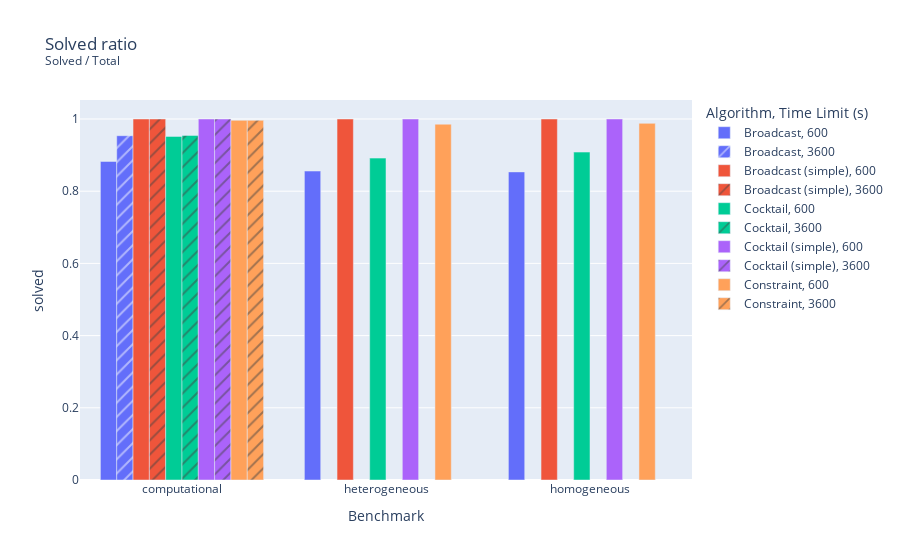

Source (notebook cell):
### Code cell
fig = plot.plot_boxy(
    df_grouped["solved"].mean(),
    x="group",
    y="solved",
    color="modular_algorithm",
    pattern_shape="time_limit",
    barmode="group",
    title="Solved ratio<br><sup>Solved / Total</sup>",
)
fig.show()

### Figure 1 — Plotly figure (JSON) as saved in the notebook; plotly's stock layout.template omitted (floating-point values rounded to 4 significant figures)
{"data": [{"alignmentgroup": "True", "hovertemplate": "Algorithm=Broadcast<br>Time Limit (s)=600<br>Benchmark=%{x}<br>solved=%{y}<extra></extra>", "legendgroup": "Broadcast, 600", "marker": {"color": "#636efa", "pattern": {"shape": ""}}, "name": "Broadcast, 600", "offsetgroup": "Broadcast, 600", "orientation": "v", "showlegend": true, "textposition": "auto", "type": "bar", "x": ["computational", "heterogeneous", "homogeneous"], "xaxis": "x", "y": [0.8824, 0.8558, 0.8535], "yaxis": "y"}, {"alignmentgroup": "True", "hovertemplate": "Algorithm=Broadcast<br>Time Limit (s)=3600<br>Benchmark=%{x}<br>solved=%{y}<extra></extra>", "legendgroup": "Broadcast, 3600", "marker": {"color": "#636efa", "pattern": {"shape": "/"}}, "name": "Broadcast, 3600", "offsetgroup": "Broadcast, 3600", "orientation": "v", "showlegend": true, "textposition": "auto", "type": "bar", "x": ["computational"], "xaxis": "x", "y": [0.9537], "yaxis": "y"}, {"alignmentgroup": "True", "hovertemplate": "Algorithm=Broadcast (simple)<br>Time Limit (s)=600<br>Benchmark=%{x}<br>solved=%{y}<extra></extra>", "legendgroup": "Broadcast (simple), 600", "marker": {"color": "#EF553B", "pattern": {"shape": ""}}, "name": "Broadcast (simple), 600", "offsetgroup": "Broadcast (simple), 600", "orientation": "v", "showlegend": true, "textposition": "auto", "type": "bar", "x": ["computational", "heterogeneous", "homogeneous"], "xaxis": "x", "y": [1, 1, 1], "yaxis": "y"}, {"alignmentgroup": "True", "hovertemplate": "Algorithm=Broadcast (simple)<br>Time Limit (s)=3600<br>Benchmark=%{x}<br>solved=%{y}<extra></extra>", "legendgroup": "Broadcast (simple), 3600", "marker": {"color": "#EF553B", "pattern": {"shape": "/"}}, "name": "Broadcast (simple), 3600", "offsetgroup": "Broadcast (simple), 3600", "orientation": "v", "showlegend": true, "textposition": "auto", "type": "bar", "x": ["computational"], "xaxis": "x", "y": [1], "yaxis": "y"}, {"alignmentgroup": "True", "hovertemplate": "Algorithm=Cocktail<br>Time Limit (s)=600<br>Benchmark=%{x}<br>solved=%{y}<extra></extra>", "legendgroup": "Cocktail, 600", "marker": {"color": "#00cc96", "pattern": {"shape": ""}}, "name": "Cocktail, 600", "offsetgroup": "Cocktail, 600", "orientation": "v", "showlegend": true, "textposition": "auto", "type": "bar", "x": ["computational", "heterogeneous", "homogeneous"], "xaxis": "x", "y": [0.9519, 0.8917, 0.9083], "yaxis": "y"}, {"alignmentgroup": "True", "hovertemplate": "Algorithm=Cocktail<br>Time Limit (s)=3600<br>Benchmark=%{x}<br>solved=%{y}<extra></extra>", "legendgroup": "Cocktail, 3600", "marker": {"color": "#00cc96", "pattern": {"shape": "/"}}, "name": "Cocktail, 3600", "offsetgroup": "Cocktail, 3600", "orientation": "v", "showlegend": true, "textposition": "auto", "type": "bar", "x": ["computational"], "xaxis": "x", "y": [0.9546], "yaxis": "y"}, {"alignmentgroup": "True", "hovertemplate": "Algorithm=Cocktail (simple)<br>Time Limit (s)=600<br>Benchmark=%{x}<br>solved=%{y}<extra></extra>", "legendgroup": "Cocktail (simple), 600", "marker": {"color": "#ab63fa", "pattern": {"shape": ""}}, "name": "Cocktail (simple), 600", "offsetgroup": "Cocktail (simple), 600", "orientation": "v", "showlegend": true, "textposition": "auto", "type": "bar", "x": ["computational", "heterogeneous", "homogeneous"], "xaxis": "x", "y": [1, 1, 1], "yaxis": "y"}, {"alignmentgroup": "True", "hovertemplate": "Algorithm=Cocktail (simple)<br>Time Limit (s)=3600<br>Benchmark=%{x}<br>solved=%{y}<extra></extra>", "legendgroup": "Cocktail (simple), 3600", "marker": {"color": "#ab63fa", "pattern": {"shape": "/"}}, "name": "Cocktail (simple), 3600", "offsetgroup": "Cocktail (simple), 3600", "orientation": "v", "showlegend": true, "textposition": "auto", "type": "bar", "x": ["computational"], "xaxis": "x", "y": [1], "yaxis": "y"}, {"alignmentgroup": "True", "hovertemplate": "Algorithm=Constraint<br>Time Limit (s)=600<br>Benchmark=%{x}<br>solved=%{y}<extra></extra>", "legendgroup": "Constraint, 600", "marker": {"color": "#FFA15A", "pattern": {"shape": ""}}, "name": "Constraint, 600", "offsetgroup": "Constraint, 600", "orientation": "v", "showlegend": true, "textposition": "auto", "type": "bar", "x": ["computational", "heterogeneous", "homogeneous"], "xaxis": "x", "y": [0.9963, 0.9856, 0.988], "yaxis": "y"}, {"alignmentgroup": "True", "hovertemplate": "Algorithm=Constraint<br>Time Limit (s)=3600<br>Benchmark=%{x}<br>solved=%{y}<extra></extra>", "legendgroup": "Constraint, 3600", "marker": {"color": "#FFA15A", "pattern": {"shape": "/"}}, "name": "Constraint, 3600", "offsetgroup": "Constraint, 3600", "orientation": "v", "showlegend": true, "textposition": "auto", "type": "bar", "x": ["computational"], "xaxis": "x", "y": [0.9963], "yaxis": "y"}], "layout": {"barmode": "group", "legend": {"title": {"text": "Algorithm, Time Limit (s)"}, "tracegroupgap": 0}, "title": {"text": "Solved ratio<br><sup>Solved / Total</sup>"}, "xaxis": {"anchor": "y", "domain": [0, 1], "title": {"text": "Benchmark"}}, "yaxis": {"anchor": "x", "domain": [0, 1], "title": {"text": "solved"}}}}
